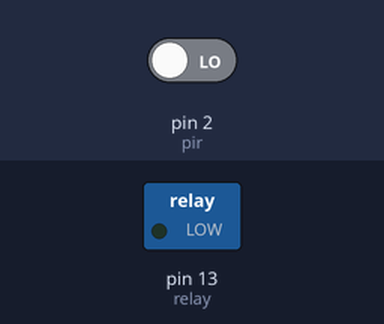
Recording of a sketch running on a simulated Arduino Uno, built with avr-gcc and run on an emulated ATmega328P. Shown: switched loads named in the sketch (green lamp = pin HIGH). Inputs (shaded band) come from the test bench; at power-on: pin 2 (pir) LOW.

Above: at 1.2 s.
1.3 s: pin 2 (pir) driven HIGH
At 1.8 s:
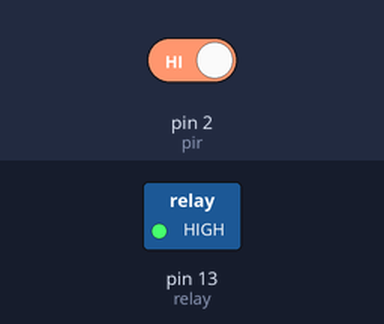
2.8 s: pin 2 (pir) driven LOW
At 4.1 s:
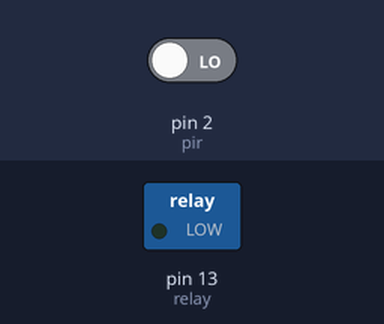
Timing chart, 0 to 5.8 s (numbered marks = the images above; inputs shaded):
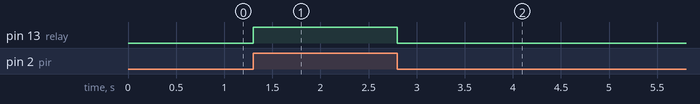

The sketch:

sketch_sensore.ino
```cpp
int relay = 13;
int pir = 2;
int sensore = 0;

void setup() {
  pinMode (relay,OUTPUT);
  pinMode (pir,INPUT);


}

void loop() {
  sensore = digitalRead(pir);
  if (sensore == HIGH){
    digitalWrite (relay,HIGH);
  }
  else {
    digitalWrite(relay,LOW);
  }


}
```

Measured:
- after the input at 1.3 s, pin 13 (relay): LOW → HIGH at once
- after the input at 2.8 s, pin 13 (relay): HIGH → LOW at once
